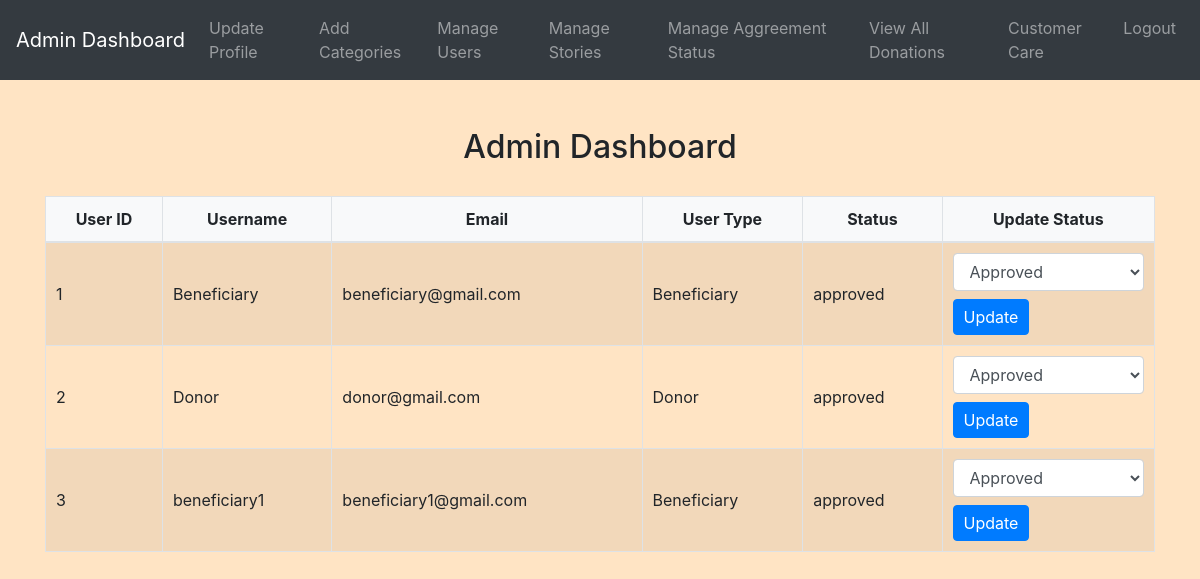
Page /admin/manage_users.php (signed in) on the committed database.
### tables this page shows
CREATE TABLE `users` (
  `id` int(11) NOT NULL,
  `username` varchar(255) NOT NULL,
  `email` varchar(255) NOT NULL,
  `password` varchar(255) NOT NULL,
  `phone` varchar(20) NOT NULL,
  `usertype` enum('Beneficiary','Donor') NOT NULL,
  `status` varchar(20) NOT NULL
);

### admin/manage_users.php (the view, shortened to what this page needs)
<?php
include('config.php');
?>
<!DOCTYPE html>
<html>
<head>
    <link rel="stylesheet" href="https://maxcdn.bootstrapcdn.com/bootstrap/4.5.2/css/bootstrap.min.css">
    <link rel="stylesheet" href="../css/style.css">
</head>
<body>
<?php include('admin_navbar.php'); ?>
<div class="container mt-5">
    <h2>Admin Dashboard</h2>
    <table class="table table-striped">
        <thead>
            <tr>
                <th>User ID</th>
                <th>Username</th>
                <th>Email</th>
                <th>User Type</th>
                <th>Status</th>
                <th>Update Status</th>
            </tr>
        </thead>
        <tbody>
            <?php
            $sql = "SELECT * FROM users";
            $result = $conn->query($sql);
            while ($row = $result->fetch_assoc()) {
                echo "<tr>";
                echo "<td>" . $row['id'] . "</td>";
                echo "<td>" . $row['username'] . "</td>";
                echo "<td>" . $row['email'] . "</td>";
                echo "<td>" . $row['usertype'] . "</td>";
                echo "<td>" . $row['status'] . "</td>";
                echo "<td>";
                echo "<form action='" . $_SERVER['PHP_SELF'] . "' method='POST'>";
                echo "<select name='new_status' class='form-control'>";
                echo "<option value='approved'>Approved</option>";
                echo "</select>";
                echo "<input type='submit' name='update_status' value='Update' class='btn btn-primary mt-2'>";
                echo "</form>";
                echo "</td>";
                echo "</tr>";
            }
            ?>
        </tbody>
    </table>
</div>
</body>
</html>

### css/style.css (style rules this page uses)
body { background-color: bisque; }
h1, h2, h3, h4 { text-align: center; margin-top: 30px; margin-bottom: 30px; }
.table { width: 100%; border-collapse: collapse; margin-top: 20px; }
.table th, .table td { padding: 10px; border: 1px solid #dee2e6; }
.table thead th { background-color: #f8f9fa; font-weight: bold; text-align: center; }
.table tbody td { vertical-align: middle; }
.btn-primary { padding: 5px 10px; }

### rows in the picture
users: id "1", username "Beneficiary", email "beneficiary@gmail.com", usertype "Beneficiary", status "approved"
users: id "2", username "Donor", email "donor@gmail.com", usertype "Donor", status "approved"
users: id "3", username "beneficiary1", email "beneficiary1@gmail.com", usertype "Beneficiary", status "approved"
